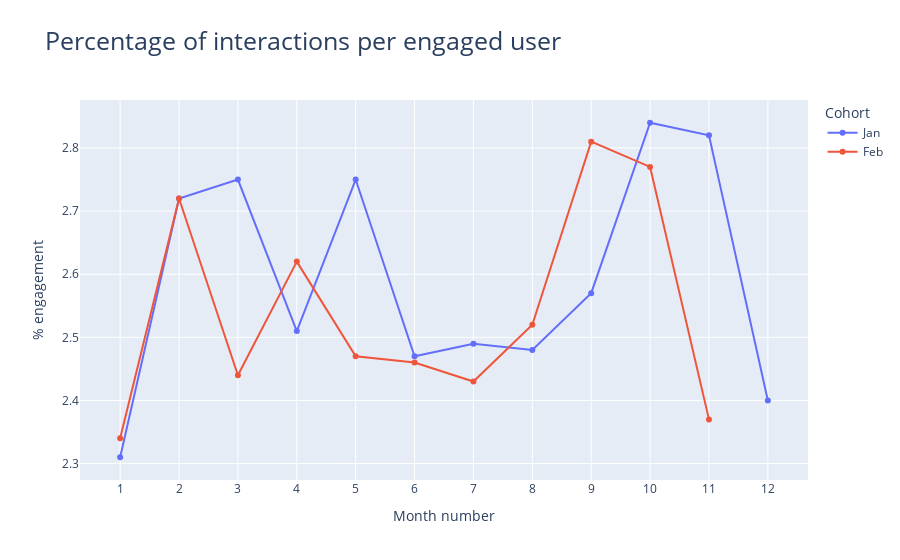

Notebook source saved alongside this figure:
### Markdown cell above
<font size="4">
<ul>
    <li>Jan_New_Customers = 19558</li>
    <li>Feb_New_Customers = 23852</li>
</ul>

<hr>
<br>
The largest drop off in engagement is after one month for both Jan and Feb cohorts.

<ul>
    <li>Jan: 50% drop after one month.</li>
    <li>Feb: 56% drop after one month.</li>
</ul>

<br>
<hr>
After 11 months:
<ul>
    <li>Jan: 17% have been retained (i.e. still engage with the app)</li>
    <li>Feb: 12.6% have been retained (i.e. still engage with the app)</li>
</ul>

    
From this we can see that the <strong>users that bought tickets in January have a higher engagement rate</strong>.
</font>

### Code cell
dfs = {"Jan" : df1, "Feb": df2}
fig = go.Figure()

for i in dfs:
    fig = fig.add_trace(go.Scatter(x = dfs[i]['mth'],
                                   y = dfs[i]['interactions_per_engaged_user'], 

                                   name = i))
    
fig.update_layout(title = "Percentage of interactions per engaged user", title_font_size=25, legend_title_text = "Cohort")
fig.update_xaxes(title_text='Month number', dtick = 1)
fig.update_yaxes(title_text='% engagement')
fig.show(renderer="svg")

### Figure 1 — Plotly figure (JSON) as saved in the notebook; plotly's stock layout.template omitted (floating-point values rounded to 4 significant figures)
{"data": [{"name": "Jan", "type": "scatter", "x": [1, 2, 3, 4, 5, 6, 7, 8, 9, 10, 11, 12], "y": [2.31, 2.72, 2.75, 2.51, 2.75, 2.47, 2.49, 2.48, 2.57, 2.84, 2.82, 2.4]}, {"name": "Feb", "type": "scatter", "x": [1, 2, 3, 4, 5, 6, 7, 8, 9, 10, 11], "y": [2.34, 2.72, 2.44, 2.62, 2.47, 2.46, 2.43, 2.52, 2.81, 2.77, 2.37]}], "layout": {"legend": {"title": {"text": "Cohort"}}, "title": {"font": {"size": 25}, "text": "Percentage of interactions per engaged user"}, "xaxis": {"dtick": 1, "title": {"text": "Month number"}}, "yaxis": {"title": {"text": "% engagement"}}}}
